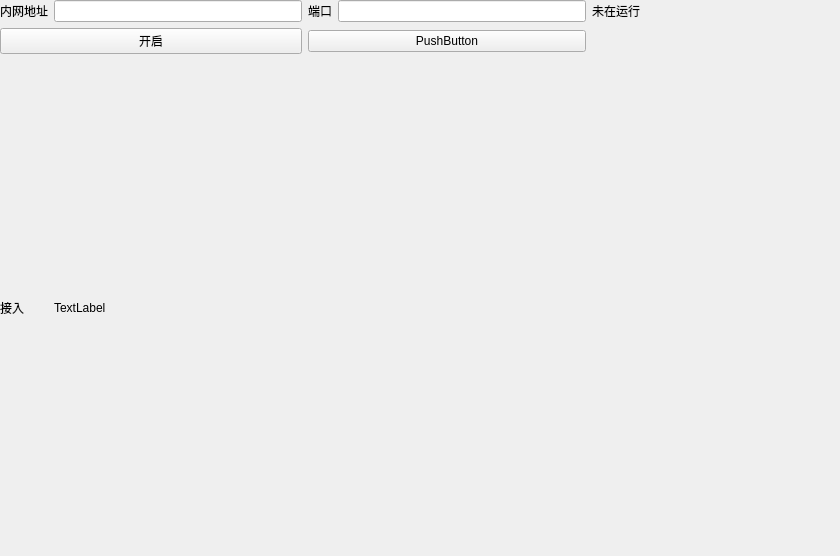
<?xml version="1.0" encoding="UTF-8"?>
<ui version="4.0">
 <class>Form</class>
 <widget class="QWidget" name="Form">
  <property name="geometry">
   <rect>
    <x>0</x>
    <y>0</y>
    <width>840</width>
    <height>556</height>
   </rect>
  </property>
  <property name="windowTitle">
   <string>Form</string>
  </property>
  <layout class="QVBoxLayout" name="verticalLayout">
   <property name="leftMargin">
    <number>0</number>
   </property>
   <property name="topMargin">
    <number>0</number>
   </property>
   <property name="rightMargin">
    <number>0</number>
   </property>
   <property name="bottomMargin">
    <number>0</number>
   </property>
   <item>
    <layout class="QGridLayout" name="gridLayout">
     <item row="0" column="3">
      <widget class="QLabel" name="label_2">
       <property name="text">
        <string>端口</string>
       </property>
      </widget>
     </item>
     <item row="0" column="4">
      <widget class="QLineEdit" name="portEdit"/>
     </item>
     <item row="0" column="1">
      <widget class="QLineEdit" name="ipEdit"/>
     </item>
     <item row="0" column="0">
      <widget class="QLabel" name="label">
       <property name="text">
        <string>内网地址</string>
       </property>
      </widget>
     </item>
     <item row="1" column="3" colspan="2">
      <widget class="QPushButton" name="pushButton_2">
       <property name="text">
        <string>PushButton</string>
       </property>
      </widget>
     </item>
     <item row="1" column="0" colspan="2">
      <widget class="QPushButton" name="openButton">
       <property name="text">
        <string>开启</string>
       </property>
      </widget>
     </item>
     <item row="1" column="5">
      <spacer name="horizontalSpacer">
       <property name="orientation">
        <enum>Qt::Horizontal</enum>
       </property>
       <property name="sizeHint" stdset="0">
        <size>
         <width>40</width>
         <height>20</height>
        </size>
       </property>
      </spacer>
     </item>
     <item row="2" column="1">
      <widget class="QLabel" name="accessLable">
       <property name="text">
        <string>TextLabel</string>
       </property>
      </widget>
     </item>
     <item row="2" column="0">
      <widget class="QLabel" name="label_4">
       <property name="text">
        <string>接入</string>
       </property>
      </widget>
     </item>
     <item row="0" column="5">
      <widget class="QLabel" name="stateLable">
       <property name="text">
        <string>未在运行</string>
       </property>
      </widget>
     </item>
    </layout>
   </item>
  </layout>
 </widget>
 <resources/>
 <connections/>
</ui>
